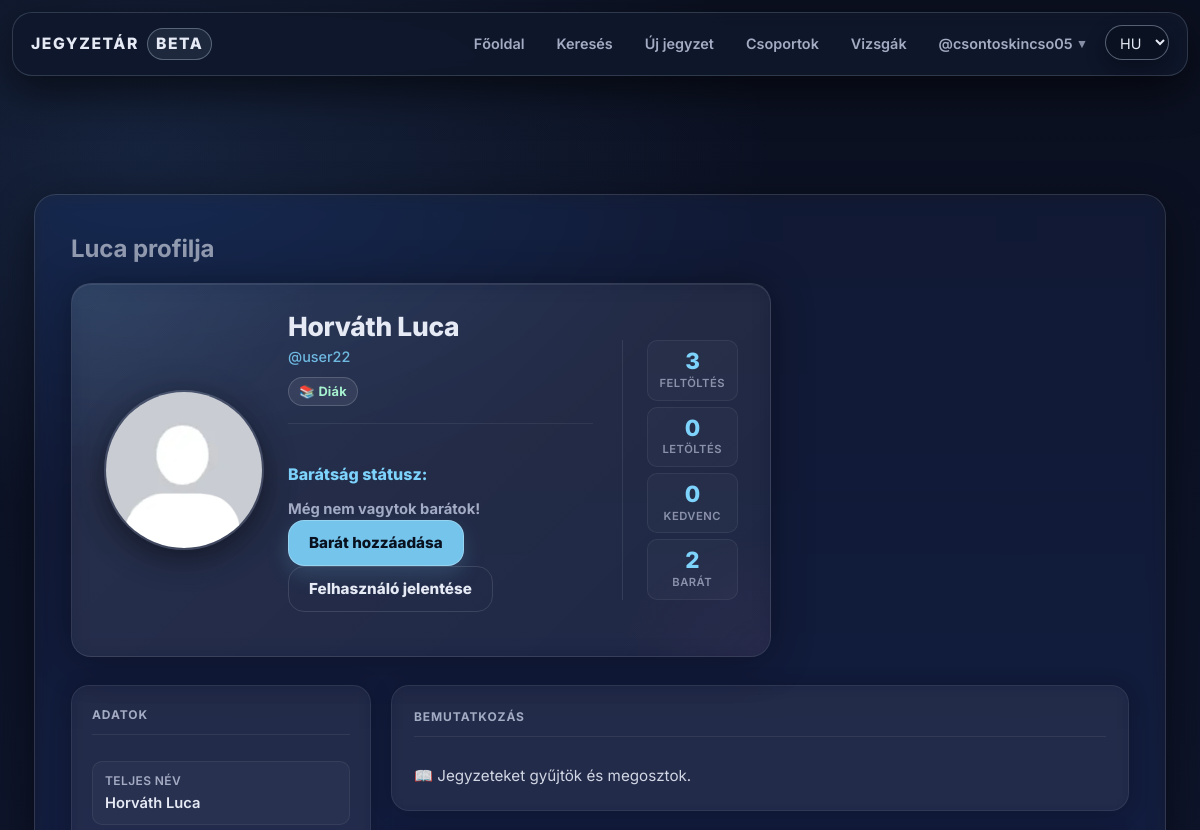
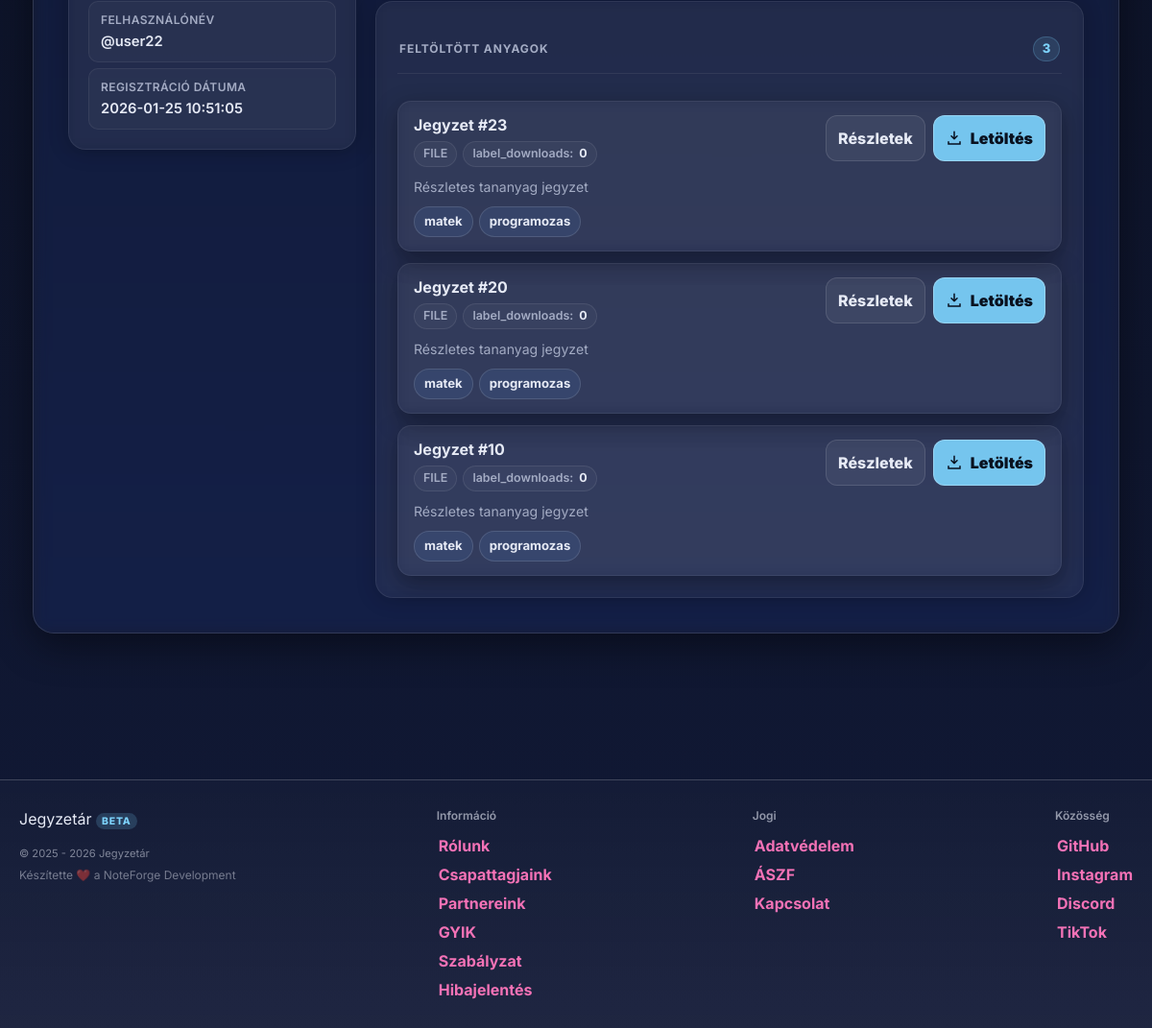
Screenshot of /profile.php?user=user22 (signed in) with the database file from the repository (2 pictures, top to bottom).
### tables this page shows
CREATE TABLE `users` (
  `id` int(11) NOT NULL,
  `lastname` varchar(100) DEFAULT NULL,
  `firstname` varchar(100) DEFAULT NULL,
  `username` varchar(50) NOT NULL,
  `birthdate` date DEFAULT NULL,
  `gender` varchar(10) DEFAULT NULL,
  `email` varchar(50) NOT NULL,
  `profile_picture` varchar(255) DEFAULT NULL,
  `password` varchar(255) NOT NULL,
  `security_question` varchar(255) NOT NULL,
  `security_answer` varchar(255) NOT NULL,
  `admin` tinyint(1) NOT NULL,
  `teacher` tinyint(1) DEFAULT NULL,
  `registration_date` datetime DEFAULT NULL,
  `language` varchar(5) NOT NULL DEFAULT 'hu',
  `oauth_provider` varchar(20) DEFAULT NULL,
  `oauth_sub` varchar(191) DEFAULT NULL,
  `email_verified` tinyint(1) NOT NULL DEFAULT 0,
  `bio` text DEFAULT NULL,
  `profile_theme` varchar(32) NOT NULL DEFAULT 'default',
  `twofa_enabled` tinyint(1) NOT NULL DEFAULT 0,
  `used_reg_code` varchar(64) DEFAULT NULL,
  `used_reg_code_at` datetime DEFAULT NULL,
  `show_fullname` tinyint(1) NOT NULL DEFAULT 1,
  `show_email` tinyint(1) NOT NULL DEFAULT 0,
  `show_birthdate` tinyint(1) NOT NULL DEFAULT 0
);

CREATE TABLE `files` (
  `id` int(11) NOT NULL,
  `uploaded_by` int(11) DEFAULT NULL,
  `name` varchar(255) NOT NULL,
  `file_name` varchar(255) DEFAULT NULL,
  `description` text DEFAULT NULL,
  `file_path` varchar(1024) DEFAULT NULL,
  `tags` varchar(255) NOT NULL,
  `tn_name` varchar(255) DEFAULT NULL,
  `file_size` bigint(20) UNSIGNED DEFAULT NULL,
  `download_count` int(11) NOT NULL DEFAULT 0,
  `content_text` longtext DEFAULT NULL,
  `edu_stage` enum('hs','uni') DEFAULT NULL,
  `edu_level` tinyint(4) DEFAULT NULL,
  `external_url` varchar(255) NOT NULL,
  `content_type` enum('file','note') NOT NULL DEFAULT 'file',
  `note_markdown` mediumtext DEFAULT NULL,
  `note_excerpt` varchar(255) DEFAULT NULL
);

### profile.php (the view, shortened to what the rows shown need)
<?php
    require_once "assets/php/db.php";
    require_once "assets/php/lang.php";
    require_once "assets/php/functions.php";
	require_once "assets/php/premium.php";
    $viewerId = (int)$_COOKIE['id'];
    $username = $_GET['username'] ?? $_GET['user'] ?? '';
    $res = db_query($conn, "SELECT * FROM users WHERE username = ? LIMIT 1", "s", [$username]);
    $profile = $res->fetch_assoc();
    $profileId = $profile['id'];
    $isOwner = ($viewerId === $profileId);
    $show_fullname  = ($profile['show_fullname'] ?? 1);
    $profile_theme = $profile['profile_theme'] ?: 'default';
    $bio = trim((string)($profile['bio'] ?? ''));
    $emptyBios = [
            "Ez a felhasználó még nem dobott be bemutatkozást.",
            "Itt lenne a bio… ha lenne bio.",
            "A bemutatkozás DLC még nem lett telepítve.",
            "Csend van… túl nagy a csend.",
            "Bio nincs, de a vibe megvan.",
    ];
    $fallbackBio = $emptyBios[array_rand($emptyBios)];
?>
<!DOCTYPE html>
<html lang="<?= htmlspecialchars($lang) ?>">
<head>
    <link rel="stylesheet" href="assets/css/styles.css">
    <script src="https://cdn.jsdelivr.net/npm/@tailwindcss/browser@4"></script>
</head>
<body class="theme-<?= htmlspecialchars($profile_theme) ?>">
<?php include 'assets/php/navbar.php'; ?>
<div class="content-wrapper">
    <?php include "assets/php/ads.php"; ?>
    <div class="main">
        <h1><?= htmlspecialchars($show_fullname ? $profile['firstname'] : '@' . $profile['username']) . ' ' . t('profile_of') ?></h1>
        <div class="profile-layout">
            <section class="card profile-header">
                <div class="profile-header-grid">
                    <div class="profile-header-main">
                        <div class="profile-identity">
                            <h2 class="profile-name"><?= htmlspecialchars($show_fullname ? ($profile['lastname'] . ' ' . $profile['firstname']) : ('@' . $profile['username'])) ?></h2>
                            <?php if ($show_fullname): ?><span class="entry-meta profile-username">@<?= htmlspecialchars($profile['username']) ?></span><?php endif; ?>
                            <div class="profile-badges">
                                <?php if ((int)($profile['admin'] ?? 0) === 1): ?>
                                    <span class="badge-pill badge-pill--admin" title="<?= t('role_badge_admin_title') ?>">
                                        👑 <?= t('role_badge_admin') ?>
                                    </span>
                                <?php elseif ((int)($profile['teacher'] ?? 0) === 1): ?>
                                    <span class="badge-pill badge-pill--teacher" title="<?= t('role_badge_teacher_title') ?>">
                                        🎓 <?= t('role_badge_teacher') ?>
                                    </span>
                                <?php else: ?>
                                    <span class="badge-pill badge-pill--student" title="<?= t('role_badge_student_title') ?>">
                                    </span>
                                <?php endif; ?>
                            </div>
                            <?php if (!$isOwner): ?>
                                <div class="profile-social-actions">
                                    <div class="profile-friendship">
                                    </div>
                                    <div class="profile-report">
                                    </div>
                                </div>
                            <?php endif; ?>
                        </div>
                    </div>
                </div>
            </section>
            <div class="profile-main-columns">
                <aside class="profile-column profile-column-left">
                    <div class="card">
                        <div class="profile-info-card" id="basic-profile-static">
                            <?php if ($show_fullname): ?>
                            <div class="profile-info-item">
                                <div class="profile-info-label"><?= t('profile_fullname') ?></div>
                                <div class="profile-info-value">
                                <?= htmlspecialchars($profile['lastname'] . ' ' . $profile['firstname']) ?>
                                </div>
                            </div>
                            <?php endif; ?>
                            <div class="profile-info-item">
                                <div class="profile-info-label"><?= t('profile_username') ?></div>
                                <div class="profile-info-value">@<?= htmlspecialchars($profile['username']) ?></div>
                            </div>
                            <div class="profile-info-item">
                                <div class="profile-info-label"><?= t('profile_registration') ?></div>
                                <div class="profile-info-value"><?= htmlspecialchars($profile['registration_date']) ?></div>
                            </div>
                        </div>
                    </div>
                </aside>
                <section class="profile-column profile-column-right" id="profile-main-content">
                    <div class="profile-right-block">
                        <div class="card profile-bio">
                            <h3 data-translation-key="profile_bio"><?= t('profile_bio') ?></h3>
                            <?php if ($bio !== ''): ?>
                                <p><?= nl2br(htmlspecialchars($bio)) ?></p>
                            <?php else: ?>
                                <p class="entry-meta opacity-80"><?= htmlspecialchars($fallbackBio) ?></p>
                            <?php endif; ?>
                        </div>
                    </div>
                    <section class="card profile-uploads">
                        <?php
                            $files = db_query($conn, "SELECT * FROM files WHERE uploaded_by = ? ORDER BY id DESC", "i", [$profileId]);
                            if ($files && $files->num_rows > 0):
                            ?>
                            <div class="profile-uploads-list">
                                <?php while ($file = $files->fetch_assoc()):
                                        $ext = strtolower(pathinfo((string)$file['file_name'], PATHINFO_EXTENSION));
                                        $desc = trim((string)($file['description'] ?? ''));
                                        $tags = [];
                                        if (!empty($file['tags'])) {
                                            $tags = array_values(array_filter(array_map('trim', preg_split('/[,;]+/u', (string)$file['tags']))));
                                        }
                                    ?>
                                    <article class="upload-item">
                                        <div class="upload-top">
                                            <div class="upload-main">
                                                <h4 class="upload-title">
                                                    <a href="note.php?id=<?= (int)$file['id'] ?>" class="upload-title-link">
                                                        <?= htmlspecialchars($file['name']) ?>
                                                    </a>
                                                </h4>
                                                <div class="upload-meta">
                                                    <span class="meta-chip"><?= strtoupper($ext ?: 'FILE') ?></span>
                                                    <?php if (isset($file['download_count'])): ?>
                                                        <span class="meta-chip"><?= t('label_downloads') ?>: <strong><?= (int)$file['download_count'] ?></strong></span>
                                                    <?php endif; ?>
                                                </div>
                                            </div>
                                            <div class="upload-actions">
                                                <a class="btn-soft" href="note.php?id=<?= (int)$file['id'] ?>"><?= t('btn_details') ?></a>
                                                <a class="btn-primary" href="assets/php/download.php?id=<?= (int)$file['id'] ?>">
                                                    <svg class="icon icon-download" viewBox="0 0 24 24" aria-hidden="true">
                                                        <path d="M12 3v10m0 0l-4-4m4 4l4-4M4 17v3h16v-3"
                                                              fill="none" stroke="currentColor" stroke-width="2" stroke-linecap="round"/>
                                                    </svg>
                                                    <?= t('btn_download') ?>
                                                </a>
                                            </div>
                                        </div>
                                        <?php if ($desc !== ''): ?>
                                            <p class="upload-desc"><?= htmlspecialchars($desc) ?></p>
                                        <?php endif; ?>
                                        <?php if (!empty($tags)): ?>
                                            <div class="upload-tags" aria-label="<?= t('label_tags') ?>">
                                                <?php foreach (array_slice($tags, 0, 10) as $tg): ?>
                                                    <span class="tag-pill" title="<?= htmlspecialchars($tg) ?>"><?= htmlspecialchars($tg) ?></span>
                                                <?php endforeach; ?>
                                            </div>
                                        <?php endif; ?>
                                    </article>
                                <?php endwhile; ?>
                            </div>
                        <?php endif; ?>
                    </section>
                </section>
            </div>
        </div>
    </div>
</div>
</body>
</html>

### assets/php/navbar.php (shortened to what the rows shown need)
<?php
	require_once "assets/php/premium.php";
    $isLoggedIn = false;
    $currentUsername = null;
    if (isset($_COOKIE['id']) && ctype_digit($_COOKIE['id'])) {
        $isLoggedIn = true;
        $userid = (int)$_COOKIE['id'];
        $stmt = $conn->prepare("SELECT * FROM users WHERE id = ? LIMIT 1");
        $stmt->bind_param("i", $userid);
        $stmt->execute();
        $res = $stmt->get_result();
        if ($res && $res->num_rows === 1) {
            $user = $res->fetch_assoc();
            $currentUsername = $user['username'];
        } else {
            setcookie("id", "", time() - 3600, "/");
            $isLoggedIn = false;
        }
    }
?>
<nav class="navbar">
    <div class="navbar-content">
        <ul class="nav-links">
            <?php if ($isLoggedIn && $currentUsername): ?>
                <li class="nav-item-has-dropdown">
                    <a href="#" class="nav-account-link">
                        <?= $isLoggedIn && $currentUsername ? '@'.htmlspecialchars($currentUsername) : t('nav_login') ?>
                        <span class="nav-account-chevron">▾</span>
                    </a>
                </li>
            <?php else: ?>
                <li><a href="reglog.php?mode=login"><?= t('nav_login') ?></a></li>
            <?php endif; ?>
        </ul>
    </div>
</nav>

### rows the page displays
users: username "csontoskincso05"
users: firstname "Luca", show_fullname+lastname+firstname "Horváth Luca", username "user22", lastname+firstname "Horváth Luca", registration_date "2026-01-25 10:51:05", bio "📖 Jegyzeteket gyűjtök és megosztok."
files: name "Jegyzet #23", file_name "FILE", download_count "0", description "Részletes tananyag jegyzet", tags "matek", tags "programozas"
files: name "Jegyzet #20", file_name "FILE", download_count "0", description "Részletes tananyag jegyzet", tags "matek", tags "programozas"
files: name "Jegyzet #10", file_name "FILE", download_count "0", description "Részletes tananyag jegyzet", tags "matek", tags "programozas"

### other values shown
t('nav_home') "Főoldal"
t('nav_search') "Keresés"
t('nav_upload') "Új jegyzet"
t('nav_groups') "Csoportok"
t('nav_exams') "Vizsgák"
t('profile_of') "profilja"
t('role_badge_student') "Diák"
t('profile_friendship') "Barátság státusz"
t('btn_add_friend') "Barát hozzáadása"
$report_label "Felhasználó jelentése"
$statUploads "3"
$statDownloads "0"
$statFavorites "0"
$statFriends "2"
t('profile_data') "ADATOK"
